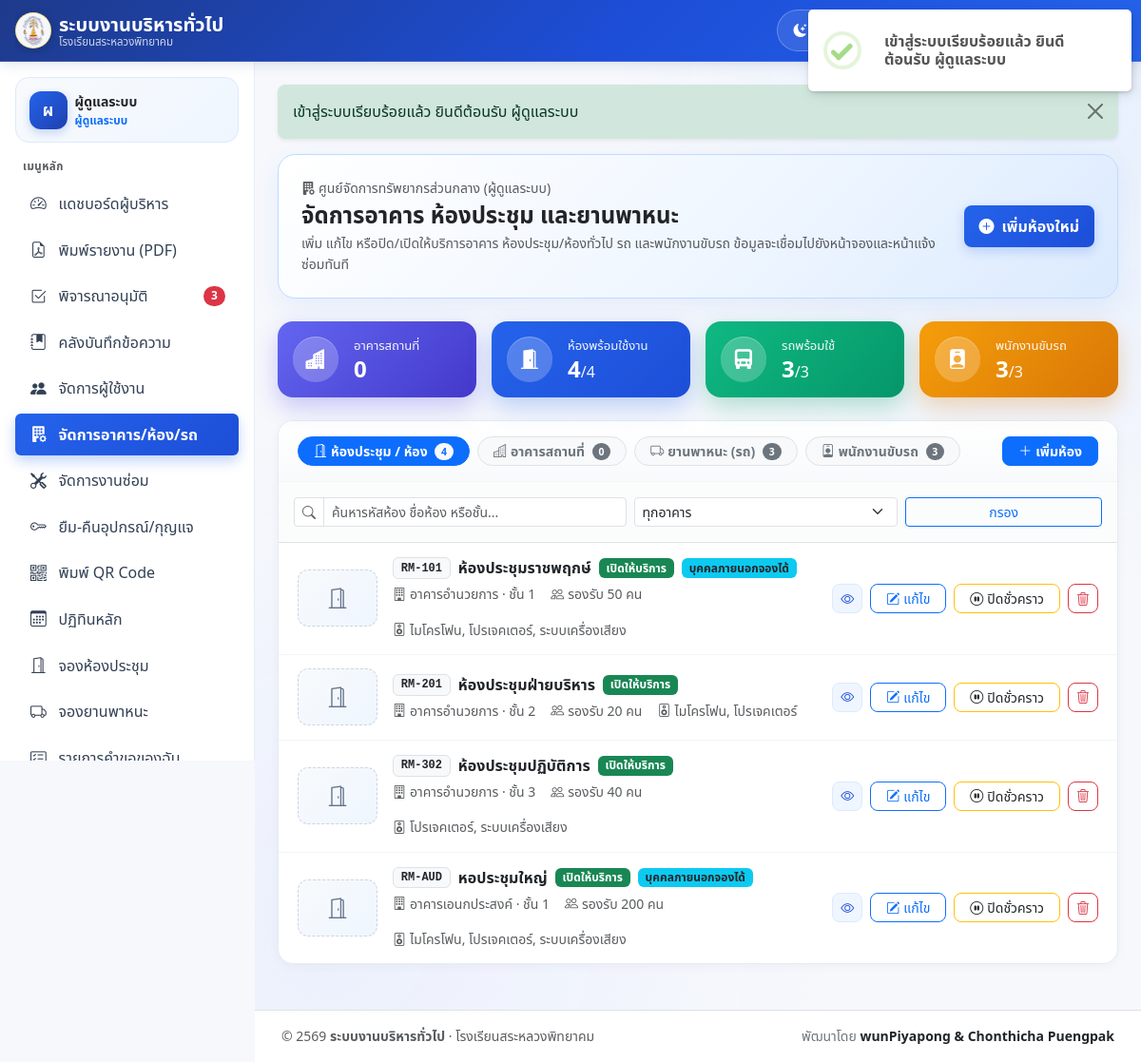
The app's page /resources_manage.php (signed in) with its own data.
### tables this page shows
CREATE TABLE users (
    id INT UNSIGNED AUTO_INCREMENT PRIMARY KEY,
    user_type ENUM('internal', 'external') NOT NULL DEFAULT 'internal',
    role ENUM('user', 'external_user', 'head', 'vice_director', 'director', 'staff', 'admin') NOT NULL DEFAULT 'user',
    username VARCHAR(100) NOT NULL,
    staff_id VARCHAR(50) NULL,
    password_hash VARCHAR(255) NOT NULL,
    full_name VARCHAR(150) NOT NULL,
    position_title VARCHAR(150) NULL,
    department VARCHAR(150) NULL,
    organization VARCHAR(200) NULL,
    phone VARCHAR(30) NULL,
    email VARCHAR(150) NOT NULL,
    line_user_id VARCHAR(100) NULL,
    is_active TINYINT(1) NOT NULL DEFAULT 1,
    created_at DATETIME NOT NULL DEFAULT CURRENT_TIMESTAMP,
    updated_at DATETIME NOT NULL DEFAULT CURRENT_TIMESTAMP ON UPDATE CURRENT_TIMESTAMP,
    UNIQUE KEY uq_users_username (username),
    UNIQUE KEY uq_users_staff_id (staff_id),
    UNIQUE KEY uq_users_email (email),
    KEY idx_users_role_active (role, is_active),
    KEY idx_users_type (user_type)
);

CREATE TABLE rooms (
    id INT UNSIGNED AUTO_INCREMENT PRIMARY KEY,
    room_code VARCHAR(30) NOT NULL,
    name VARCHAR(150) NOT NULL,
    building VARCHAR(150) NULL,
    floor VARCHAR(30) NULL,
    capacity INT UNSIGNED NOT NULL DEFAULT 10,
    allow_external TINYINT(1) NOT NULL DEFAULT 0,
    available_equipment JSON NULL,
    description TEXT NULL,
    image_url VARCHAR(500) NULL,
    is_active TINYINT(1) NOT NULL DEFAULT 1,
    created_at DATETIME NOT NULL DEFAULT CURRENT_TIMESTAMP,
    updated_at DATETIME NOT NULL DEFAULT CURRENT_TIMESTAMP ON UPDATE CURRENT_TIMESTAMP,
    UNIQUE KEY uq_rooms_code (room_code),
    KEY idx_rooms_external_active (allow_external, is_active)
);

### resources_manage.php (the view, shortened to what the rows shown need)
<?php
require_once __DIR__ . '/includes/auth.php';
$user = require_role(ROLE_ADMIN);
$pdo = get_pdo();
$activeNav = 'resources_manage';
$tab = trim((string)($_GET['tab'] ?? 'rooms'));
$allRooms = $pdo->query(
    'SELECT r.*,
            b.image_url AS building_image_url,
            (SELECT COUNT(*) FROM bookings bk WHERE bk.room_id = r.id) AS booking_count
     FROM rooms r
     LEFT JOIN buildings b ON b.name = r.building
     ORDER BY r.is_active DESC, COALESCE(r.building, "") ASC, r.room_code ASC'
)->fetchAll();
$searchRoomQ = trim((string)($_GET['q'] ?? ''));
$filterBuilding = trim((string)($_GET['building'] ?? ''));
$filteredRooms = array_values(array_filter($allRooms, static function (array $r) use ($searchRoomQ, $filterBuilding): bool {
    if ($filterBuilding !== '' && (string)($r['building'] ?? '') !== $filterBuilding) {
        return false;
    }
    if ($searchRoomQ !== '') {
        $haystack = mb_strtolower(
            implode(' ', [$r['room_code'], $r['name'], $r['building'] ?? '', $r['floor'] ?? '']),
            'UTF-8'
        );
        if (!str_contains($haystack, mb_strtolower($searchRoomQ, 'UTF-8'))) {
            return false;
        }
    }
    return true;
}));
require __DIR__ . '/includes/layout_header.php';
?>
<div class="welcome-card p-3 p-md-4 mb-4">
    <div class="d-flex flex-column flex-lg-row align-items-lg-center justify-content-between gap-3">
        <div class="min-w-0">
            <h1 class="h4 fw-bold text-dark mb-1" data-testid="resources-manage-heading">จัดการอาคาร ห้องประชุม และยานพาหนะ</h1>
        </div>
    </div>
</div>
<div class="spotlight-card mb-4">
    <?php if ($tab === 'rooms'): ?>
        <?php if (empty($filteredRooms)): ?>
            <div class="p-5 text-center text-muted">
                <i class="bi bi-door-closed fs-1 d-block mb-2 opacity-50"></i>
                <div class="fw-semibold text-dark mb-1">ยังไม่มีข้อมูลห้องประชุม / ห้องในระบบ</div>
                <div class="small mb-3">เริ่มต้นด้วยการเพิ่มอาคารหรือเพิ่มห้องประชุมเพื่อให้บุคลากรจองและแจ้งซ่อมได้</div>
                <button type="button" class="btn btn-primary btn-sm rounded-3 px-3 fw-semibold" onclick="document.getElementById('btnAddRoom')?.click()">
                    <i class="bi bi-plus-circle me-1"></i>เพิ่มห้องแรกเลย
                </button>
            </div>
        <?php else: ?>
            <?php foreach ($filteredRooms as $rm):
                $isActive = ((int)$rm['is_active'] === 1);
                $allowExt = ((int)$rm['allow_external'] === 1);
                $eqKeys = json_decode((string)($rm['available_equipment'] ?? '[]'), true);
                $eqNames = array_map(static fn ($k): string => ROOM_EQUIPMENT_LABELS[$k] ?? (string)$k, $eqKeys);
                $ownRoomImg = trim((string)($rm['image_url'] ?? ''));
                $effectiveRoomImg = $ownRoomImg !== '' ? $ownRoomImg : trim((string)($rm['building_image_url'] ?? ''));
                $rmDetail = [
                    'title'    => $rm['room_code'] . ' · ' . $rm['name'],
                    'subtitle' => trim(($rm['building'] ?: 'ไม่ระบุอาคาร') . ($rm['floor'] ? ' · ' . $rm['floor'] : '')),
                    'badge'    => $isActive ? 'เปิดให้บริการ' : 'ปิดให้บริการ',
                    'rows'     => [
                        ['label' => 'ความจุสูงสุด',        'value' => (int)$rm['capacity'] . ' คน'],
                        ['label' => 'สิทธิ์บุคคลภายนอก',   'value' => $allowExt ? 'อนุญาตให้บุคคลภายนอกจองได้' : 'เฉพาะบุคลากรภายใน'],
                        ['label' => 'อุปกรณ์ประจำห้อง',     'value' => !empty($eqNames) ? implode(', ', $eqNames) : '-'],
                        ['label' => 'ประวัติการจองในระบบ', 'value' => (int)$rm['booking_count'] . ' รายการ'],
                    ],
                    'noteTitle' => 'รายละเอียดเพิ่มเติม',
                    'note'      => (string)($rm['description'] ?: ''),
                ];
                $rmJson = [
                    'id'                  => (int)$rm['id'],
                    'room_code'           => (string)$rm['room_code'],
                    'name'                => (string)$rm['name'],
                    'building'            => (string)($rm['building'] ?? ''),
                    'floor'               => (string)($rm['floor'] ?? ''),
                    'capacity'            => (int)$rm['capacity'],
                    'allow_external'      => $allowExt,
                    'available_equipment' => $eqKeys,
                    'description'         => (string)($rm['description'] ?? ''),
                    'image_url'           => $ownRoomImg,
                ];
            ?>
                <div class="role-queue-item d-flex flex-column flex-md-row align-items-md-center justify-content-between gap-3" data-testid="room-row-<?= e($rm['room_code']) ?>">
                    <div class="d-flex align-items-center gap-3 min-w-0 flex-grow-1">
                        <?php if ($effectiveRoomImg !== ''): ?>
                            <button type="button"
                                    class="resource-thumb"
                                    data-swal-photo="<?= e($effectiveRoomImg) ?>"
                                    data-swal-title="<?= e($rm['name']) ?>"
                                    title="คลิกเพื่อดูภาพขยาย">
                                <img src="<?= e($effectiveRoomImg) ?>"
                                     alt="<?= e($rm['name']) ?>"
                                     loading="lazy"
                                     onerror="this.classList.add('d-none'); this.nextElementSibling?.classList.remove('d-none');">
                                <span class="d-none text-muted"><i class="bi bi-image fs-5"></i></span>
                            </button>
                        <?php else: ?>
                            <span class="resource-thumb-placeholder" aria-hidden="true"><i class="bi bi-door-open"></i></span>
                        <?php endif; ?>
                        <div class="min-w-0 flex-grow-1">
                            <div class="d-flex flex-wrap align-items-center gap-2 mb-1">
                                <span class="badge text-bg-light border text-dark font-monospace"><?= e($rm['room_code']) ?></span>
                                <span class="fw-bold text-dark"><?= e($rm['name']) ?></span>
                                <span class="badge <?= $isActive ? 'text-bg-success' : 'text-bg-secondary' ?>">
                                    <?= $isActive ? 'เปิดให้บริการ' : 'ปิดให้บริการ' ?>
                                </span>
                                <?php if ($allowExt): ?>
                                    <span class="badge text-bg-info text-dark">บุคคลภายนอกจองได้</span>
                                <?php endif; ?>
                            </div>
                            <div class="small text-muted d-flex flex-wrap gap-3">
                                <span><i class="bi bi-building me-1"></i><?= e($rm['building'] ?: 'ไม่ระบุอาคาร') ?><?= !empty($rm['floor']) ? ' · ' . e($rm['floor']) : '' ?></span>
                                <span><i class="bi bi-people me-1"></i>รองรับ <?= (int)$rm['capacity'] ?> คน</span>
                                <?php if (!empty($eqNames)): ?>
                                    <span><i class="bi bi-speaker me-1"></i><?= e(implode(', ', $eqNames)) ?></span>
                                <?php endif; ?>
                            </div>
                        </div>
                    </div>
                    <div class="d-flex flex-wrap align-items-center gap-2 flex-shrink-0">
                        <button type="button"
                                class="btn btn-sm btn-soft-primary rounded-3 px-2"
                                title="ดูรายละเอียด"
                                data-swal-detail="<?= e((string)json_encode($rmDetail, JSON_UNESCAPED_UNICODE | JSON_UNESCAPED_SLASHES)) ?>">
                            <i class="bi bi-eye"></i>
                        </button>
                        <button type="button"
                                class="btn btn-sm btn-outline-primary rounded-3 px-3 btn-edit-room"
                                data-json="<?= e((string)json_encode($rmJson, JSON_UNESCAPED_UNICODE | JSON_UNESCAPED_SLASHES)) ?>">
                            <i class="bi bi-pencil-square me-1"></i>แก้ไข
                        </button>
                        <form method="post" action="<?= e(app_url('/resources_manage.php')) ?>" class="d-inline">
                            <button type="submit" class="btn btn-sm <?= $isActive ? 'btn-outline-warning text-dark' : 'btn-outline-success' ?> rounded-3 px-3">
                                <i class="bi <?= $isActive ? 'bi-pause-circle' : 'bi-play-circle' ?> me-1"></i><?= $isActive ? 'ปิดชั่วคราว' : 'เปิดใช้งาน' ?>
                            </button>
                        </form>
                        <form method="post"
                              action="<?= e(app_url('/resources_manage.php')) ?>"
                              class="d-inline"
                              data-confirm="ต้องการลบห้อง &quot;<?= e($rm['name']) ?>&quot; ออกจากระบบถาวรหรือไม่?"
                              data-confirm-danger="1">
                            <button type="submit" class="btn btn-sm btn-outline-danger rounded-3 px-2" title="ลบห้อง">
                                <i class="bi bi-trash3"></i>
                            </button>
                        </form>
                    </div>
                </div>
            <?php endforeach; ?>
        <?php endif; ?>
    <?php endif; ?>
</div>
<?php require __DIR__ . '/includes/layout_footer.php'; ?>

### includes/layout_header.php (shortened to what the rows shown need)
<?php
$user = function_exists('current_user') ? current_user() : null;
$currentScript = basename((string)($_SERVER['PHP_SELF'] ?? ''), '.php');
$activeKey = $activeNav ?? $currentScript;
$showSidebar = ($user !== null) && empty($hideSidebar);
$menuItems = ($showSidebar && function_exists('nav_items')) ? nav_items($user) : [];
$roleLabels = defined('ROLE_LABELS') ? ROLE_LABELS : [
    'user'          => 'บุคลากรภายใน',
    'external_user' => 'บุคคลภายนอก',
    'head'          => 'หัวหน้างาน',
    'vice_director' => 'รองผู้อำนวยการ',
    'director'      => 'ผู้อำนวยการ',
    'staff'         => 'เจ้าหน้าที่บริหาร/ช่าง',
    'admin'         => 'ผู้ดูแลระบบ',
];
$roleCode = (string)($user['role'] ?? '');
$roleDisplay = $roleLabels[$roleCode] ?? $roleCode;
$isSidebarScrollable = ($roleCode === 'admin') || (count($menuItems) > 9);
$userDisplayName = (string)($user['full_name'] ?? $user['username'] ?? '');
$userInitial = $userDisplayName !== '' ? mb_substr($userDisplayName, 0, 1, 'UTF-8') : 'U';
?>
<!DOCTYPE html>
<html lang="th">
<head>
    <link rel="stylesheet" href="<?= e(app_url('/assets/vendor/bootstrap/bootstrap.min.css')) ?>">
    <link rel="stylesheet" href="<?= e(app_url('/assets/vendor/bootstrap/bootstrap-icons.min.css')) ?>">
    <link rel="stylesheet" href="<?= e(app_url('/assets/css/app.css')) ?>">
</head>
<body class="d-flex flex-column min-vh-100<?= $showSidebar ? ' has-sidebar' : '' ?><?= !empty($bodyClass) ? ' ' . e($bodyClass) : '' ?>">
<div class="app-shell flex-grow-1<?= $showSidebar ? ' d-lg-flex' : '' ?>">
    <?php if ($showSidebar): ?>
        <aside class="offcanvas-lg offcanvas-start app-sidebar no-print <?= $isSidebarScrollable ? 'is-scrollable' : 'is-locked' ?>"
               tabindex="-1"
               id="appSidebar"
               aria-labelledby="appSidebarLabel"
               data-testid="sidebar-nav">
            <div class="offcanvas-body flex-column p-3">
                <div class="sidebar-user-card d-none d-lg-flex align-items-center gap-2 mb-3">
                    <span class="sidebar-user-avatar"><?= e($userInitial) ?></span>
                    <div class="min-w-0">
                        <div class="fw-bold text-dark text-truncate small"><?= e($userDisplayName) ?></div>
                        <div class="text-primary fw-semibold" style="font-size: 0.74rem;"><?= e($roleDisplay) ?></div>
                    </div>
                </div>
                <div class="text-uppercase text-muted fw-semibold px-2 mb-2 d-none d-lg-block" style="font-size: 0.72rem; letter-spacing: 0.04em;">เมนูหลัก</div>
                <nav class="nav nav-pills flex-column gap-1 w-100" aria-label="เมนูหลัก">
                    <?php foreach ($menuItems as $item):
                        $href = (string)($item['href'] ?? '#');
                        $itemKey = (string)($item['key'] ?? basename($href, '.php'));
                        $isActive = ($activeKey === $itemKey) || ($currentScript === basename($href, '.php'));
                        $testId = (string)($item['testid'] ?? ('nav-' . str_replace('_', '-', $itemKey)));
                    ?>
                        <a href="<?= e($href) ?>"
                           class="nav-link app-nav-link<?= $isActive ? ' active' : '' ?>"
                           <?= $isActive ? 'aria-current="page"' : '' ?>
                           data-testid="<?= e($testId) ?>">
                            <?php if (!empty($item['icon'])): ?>
                                <i class="bi <?= e((string)$item['icon']) ?>"></i>
                            <?php endif; ?>
                            <span class="flex-grow-1"><?= e((string)($item['label'] ?? $itemKey)) ?></span>
                            <?php if (!empty($item['badge'])): ?>
                                <span class="badge rounded-pill <?= $isActive ? 'text-bg-light text-primary' : 'text-bg-danger' ?>">
                                    <?= e((string)$item['badge']) ?>
                                </span>
                            <?php endif; ?>
                        </a>
                    <?php endforeach; ?>
                </nav>
            </div>
        </aside>
    <?php endif; ?>
    <main class="flex-grow-1 min-w-0 p-3 p-md-4 app-main" data-testid="main-content">

### records on screen
users: full_name "ผ", full_name "ผู้ดูแลระบบ", role "ผู้ดูแลระบบ"
rooms: room_code "RM-101", name "ห้องประชุมราชพฤกษ์", is_active "เปิดให้บริการ", allow_external "บุคคลภายนอกจองได้", building "อาคารอำนวยการ", floor "ชั้น 1", capacity "50", available_equipment "ไมโครโฟน, โปรเจคเตอร์, ระบบเครื่องเสียง"
rooms: room_code "RM-201", name "ห้องประชุมฝ่ายบริหาร", is_active "เปิดให้บริการ", building "อาคารอำนวยการ", floor "ชั้น 2", capacity "20", available_equipment "ไมโครโฟน, โปรเจคเตอร์"
rooms: room_code "RM-302", name "ห้องประชุมปฏิบัติการ", is_active "เปิดให้บริการ", building "อาคารอำนวยการ", floor "ชั้น 3", capacity "40", available_equipment "โปรเจคเตอร์, ระบบเครื่องเสียง"
rooms: room_code "RM-AUD", name "หอประชุมใหญ่", is_active "เปิดให้บริการ", allow_external "บุคคลภายนอกจองได้", building "อาคารเอนกประสงค์", floor "ชั้น 1", capacity "200", available_equipment "ไมโครโฟน, โปรเจคเตอร์, ระบบเครื่องเสียง"

### other values on screen
$appName "ระบบงานบริหารทั่วไป"
$appOrgName "โรงเรียนสระหลวงพิทยาคม"
$item['label'] "แดชบอร์ดผู้บริหาร"
$item['label'] "พิมพ์รายงาน (PDF)"
$item['label'] "พิจารณาอนุมัติ"
$item['badge'] "3"
$item['label'] "คลังบันทึกข้อความ"
$item['label'] "จัดการผู้ใช้งาน"
$item['label'] "จัดการอาคาร/ห้อง/รถ"
$item['label'] "จัดการงานซ่อม"
$item['label'] "ยืม-คืนอุปกรณ์/กุญแจ"
$item['label'] "พิมพ์ QR Code"
$item['label'] "ปฏิทินหลัก"
$item['label'] "จองห้องประชุม"
$item['label'] "จองยานพาหนะ"
